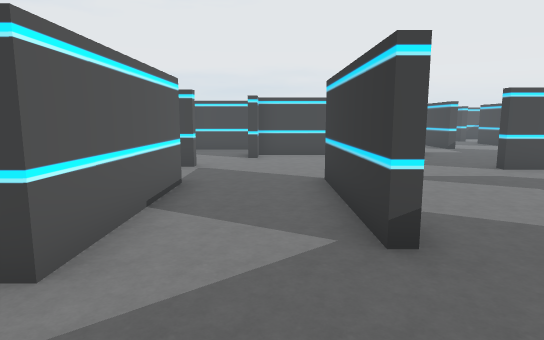
view 1 (above)

24 first-person views from a walk through a Unity game level. The camera is 1.2 m above the floor, tilts 8° down and sees 75° across. The floor is counted in squares, 1 m on a side. Each view is taken from the middle of a square. On the plan, view 1 faces up. The plan holds only what a view shows up to about 14 squares ahead; the rest is blank.

view 2
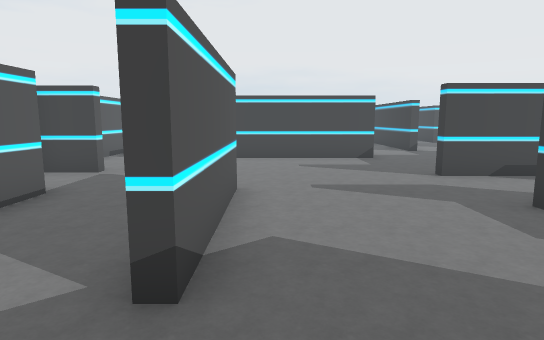

view 3
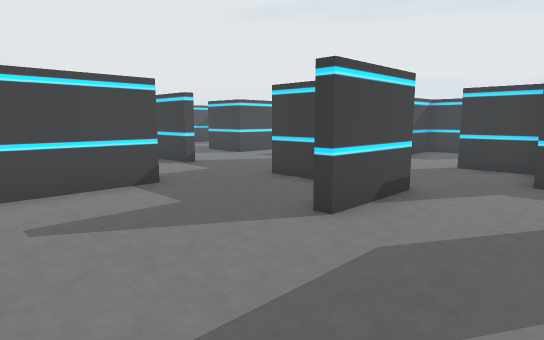

view 4
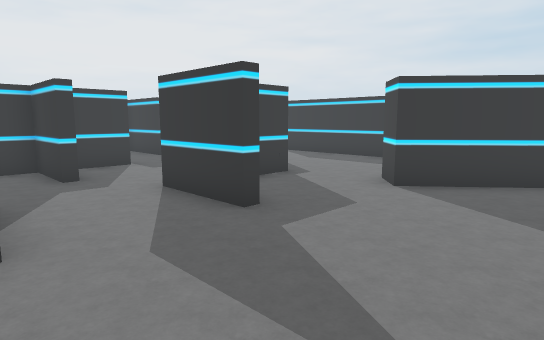

view 5
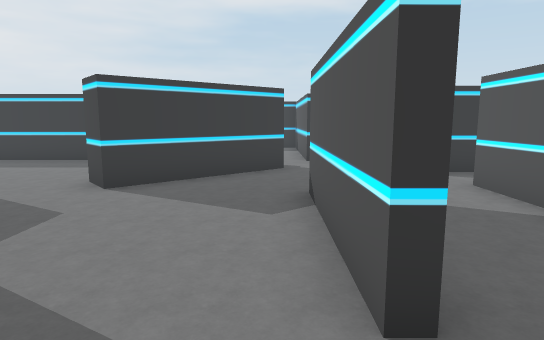

view 6
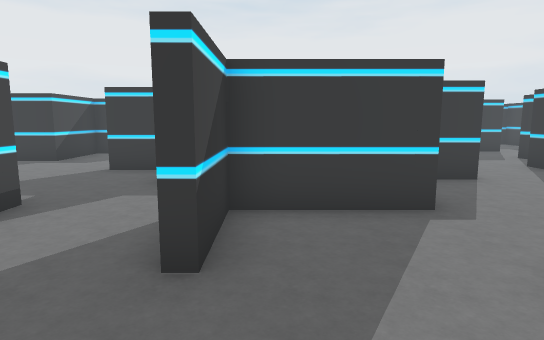

view 7
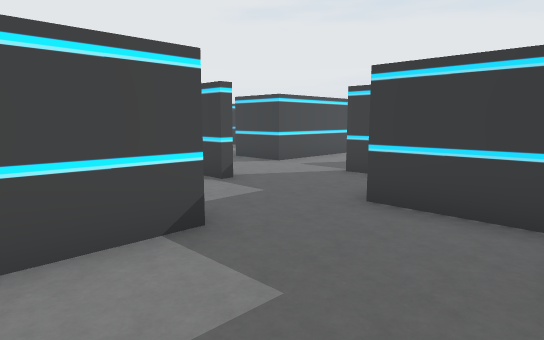

view 8
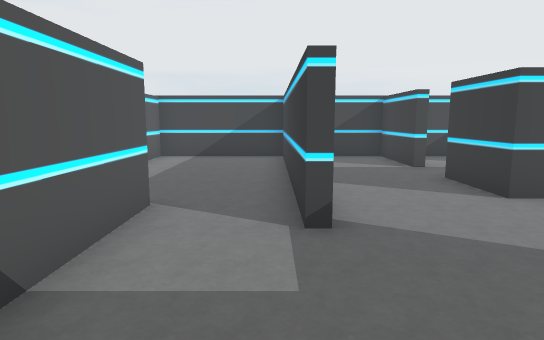

view 9
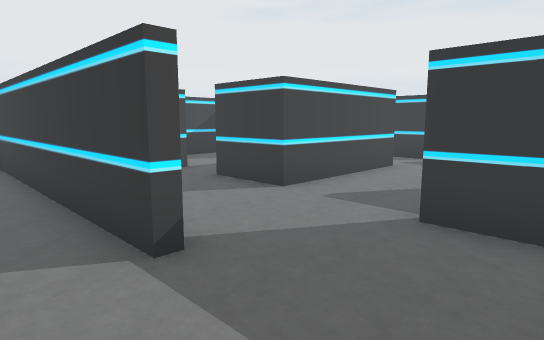

view 10
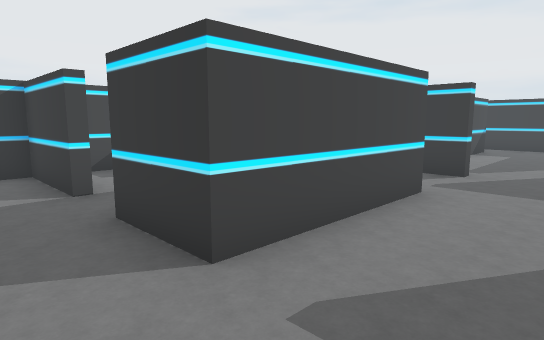

view 11
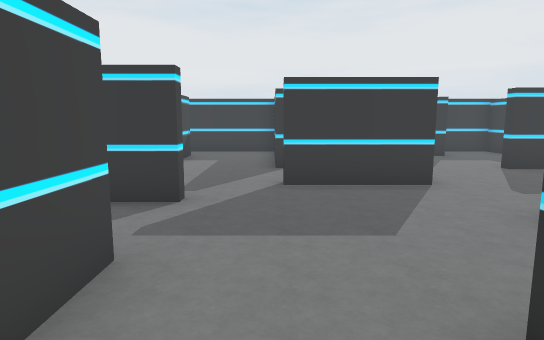

view 12
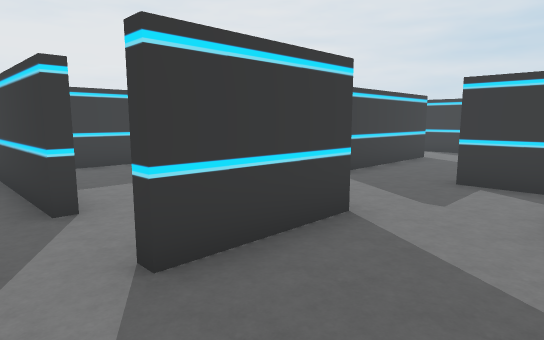

view 13
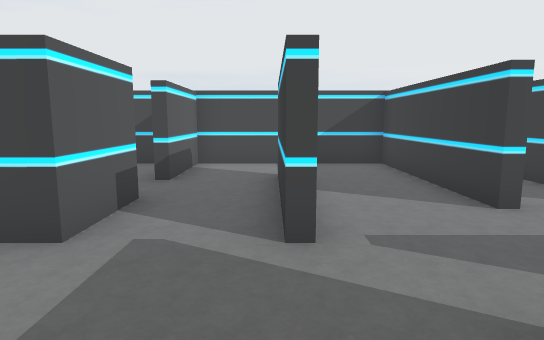

view 14
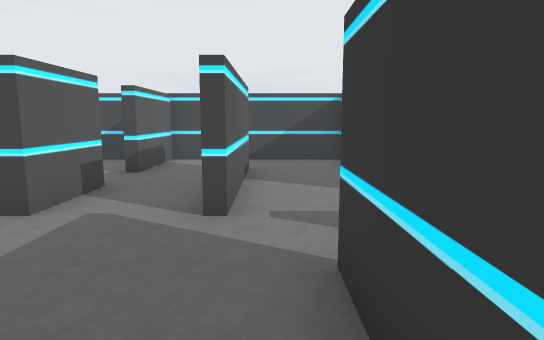

view 15
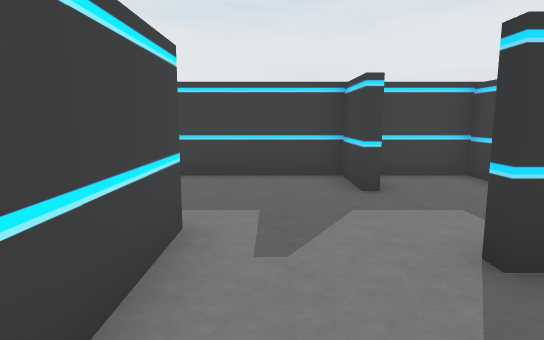

view 16
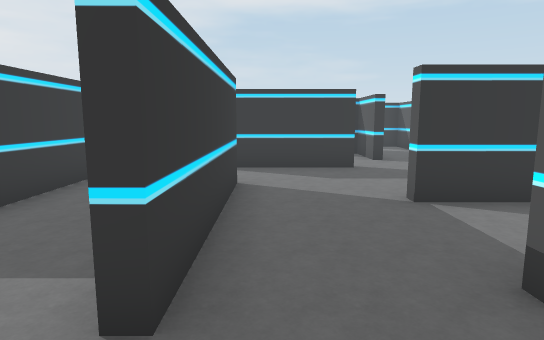

view 17
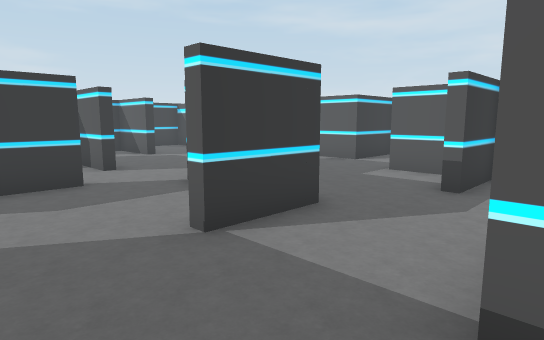

view 18
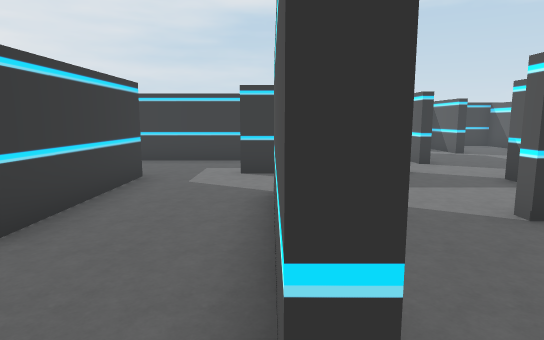

view 19
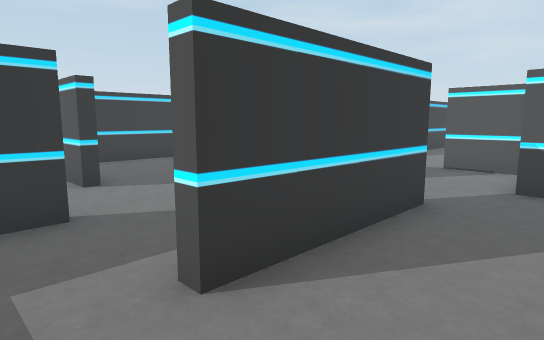

view 20
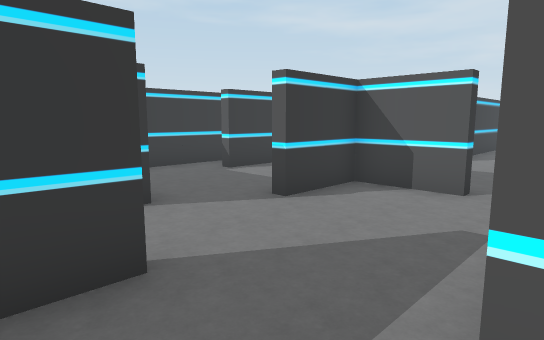

view 21
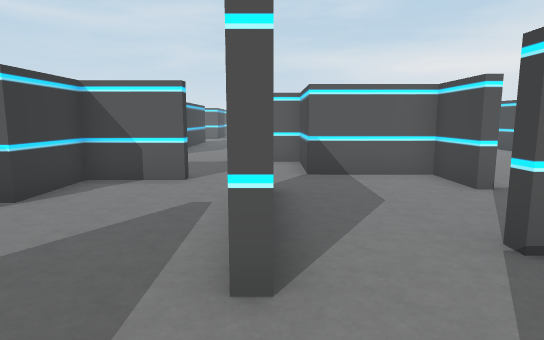

view 22
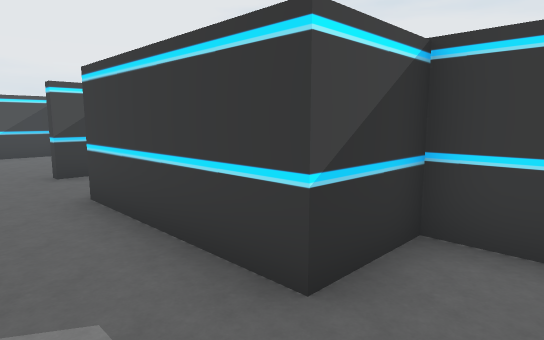

view 23
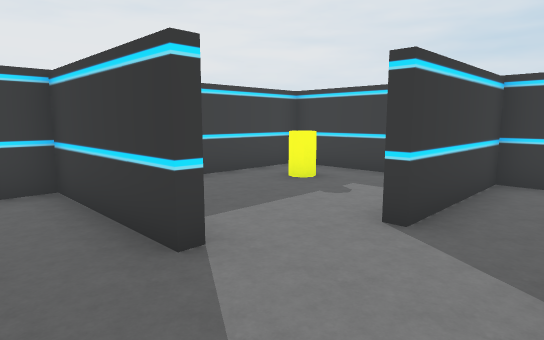

view 24
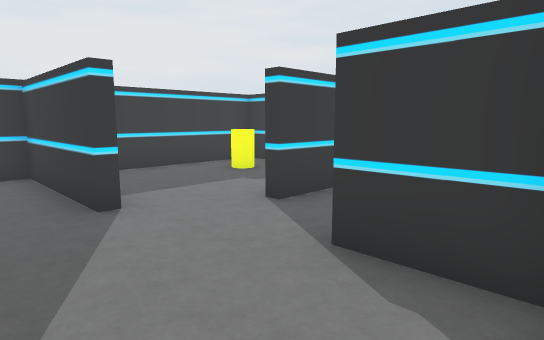

### Floor plan
Key: @ floor where view 1 was taken; # wall or solid block; . floor; = window, fence, low wall or low ledge.
Columns run from 4 left of view 1 to 26 right of it. Each row starts with its distance up from view 1.
 23        ##################
 22        #...# ..#...#....#
 21         ...# ..#...#....#
 20         ...# .... ...#..#
 19         ...# ...   ..#..#.
 18          ..# ..#   #.#..#. ##.#
 17          ..# ..#   #.#........#
 16          ..# ..#####..........#
 15          #.##............######
 14 # ..     #.............#......#
 13 #...     #....#   #....#  ....#
 12  ..#######..# # ..#  ..###....#
 11  ...........###...###.........#
 10   ..........#.......#.........#
  9  #........###...... ###..#..###
  8  ...............#........#....#
  7   #..#........####.......#..###
  6   #..#....###...#...##...#..#
  5   #..#......#...#...#....#..#
  4   #..#......#.......#.......#
  3   #.........###...###.......###
  2   ......##....#.  #...####....#
  1  ##  ..## ....#  .#...........#
  0     @.##   ..........#........#
 -1      ..    ..........#....#####
 -2      #.    ######....##.......#
 -3      #          ..#..#...#....#
 -4      #          ..#......#....#
 -5      #            ####...#..=.#
 -6                      ....# ...#
 -7                     ###########

Positions as (right, up) in squares from view 1, and headings:
1: (0, 0), facing up
2: (2, 1), facing up
3: (2, 6), facing up-right
4: (2, 9), facing down-right
5: (2, 9), facing down
6: (3, 5), facing right
7: (3, 9), facing up-right
8: (7, 11), facing up
9: (6, 12), facing up-right
10: (9, 14), facing up-right
11: (12, 15), facing right
12: (16, 16), facing down-right
13: (17, 13), facing up
14: (18, 12), facing up
15: (18, 11), facing right
16: (20, 11), facing down
17: (20, 9), facing down-left
18: (21, 10), facing down
19: (23, 4), facing down-left
20: (23, 2), facing down-left
21: (24, 2), facing left
22: (22, 1), facing up-right
23: (19, 1), facing down-right
24: (17, 1), facing down-right
